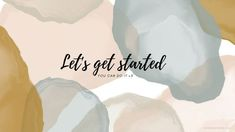
#> input picture images/wallpaper.jpg, 235 x 132 px, found by its file name
$ python 4_flipping_img_and_rotating.py
#> lines starting #> are read from the running program, lines starting #| are printed output that depends on the picture
import cv2
import numpy as np

# read the image
img = cv2.imread(r"DRDO\images\wallpaper.jpg")
#> img is the input picture: shape (132, 235, 3); mean B, G, R 188.4, 203.6, 212.2
# flipping the image
# 0 means 180 degree, 1 means 360 degree
# 0 means flip by Vertical Axis and 1 means flip by Horizontal Axis
# -1 means flip by both vertical and horizontal axis
img_flip1 = cv2.flip(img, -1)
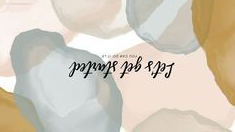
#> img_flip1: shape (132, 235, 3); mean B, G, R 188.4, 203.6, 212.2
img_flip2 = cv2.flip(img, 0)
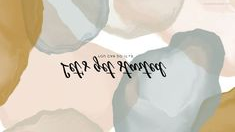
#> img_flip2: shape (132, 235, 3); mean B, G, R 188.4, 203.6, 212.2
img_flip3 = cv2.flip(img, 1)
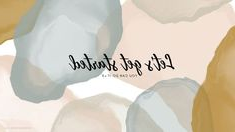
#> img_flip3: shape (132, 235, 3); mean B, G, R 188.4, 203.6, 212.2


# showing all the images in one window
img_collection = np.hstack( (img_flip1, img_flip2, img_flip3) )
img_collection = cv2.resize(img_collection, (683,200))
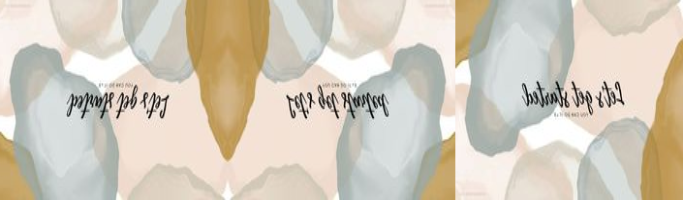
#> img_collection: shape (200, 683, 3); mean B, G, R 188.3, 203.5, 212.1
cv2.imshow("Image reduced by half", img_collection)
cv2.waitKey(0)
cv2.destroyAllWindows()

# rotating the image
rotated_img = cv2.rotate(img, cv2.ROTATE_90_CLOCKWISE)
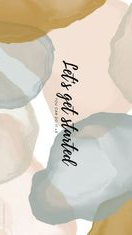
#> rotated_img: shape (235, 132, 3); mean B, G, R 188.4, 203.6, 212.2
rotated_img2 = cv2.rotate(img, cv2.ROTATE_90_COUNTERCLOCKWISE)
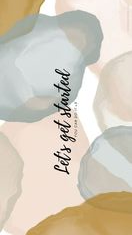
#> rotated_img2: shape (235, 132, 3); mean B, G, R 188.4, 203.6, 212.2

cv2.imshow("Image Rotated by 90", rotated_img)
cv2.waitKey(0)
cv2.destroyAllWindows()

cv2.imshow("Image Rotated by 90 (Anti-clockwise)", rotated_img2)
cv2.waitKey(0)
cv2.destroyAllWindows()

# rotate by any degree
# finding the center of the image
(h, w) = img.shape[:2]
#> h = 132; w = 235
image_centre = (w // 2, h // 2)
#> image_centre = (117, 66)
print(f"Coordinates of Image Centre : {image_centre}")
#| Coordinates of Image Centre : (117, 66)

rotation_matrix = cv2.getRotationMatrix2D( image_centre, 145, 1.0)
rotated_img3 = cv2.warpAffine( img, rotation_matrix, (500, 500), flags = cv2.INTER_LINEAR)
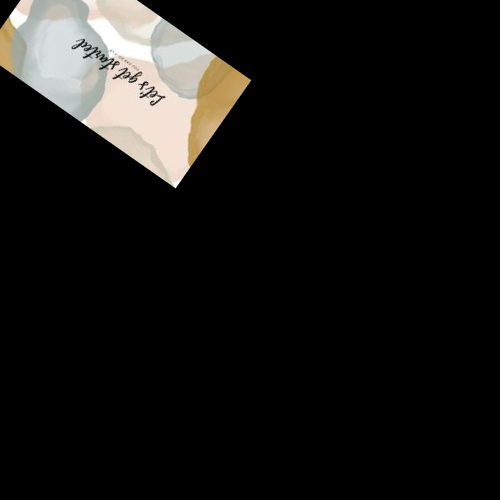
#> rotated_img3: shape (500, 500, 3); mean B, G, R 20.5, 22.2, 23.2

cv2.imshow("Rotated Image BY 45 DEGREE", rotated_img3)
cv2.waitKey(0)
cv2.destroyAllWindows()
